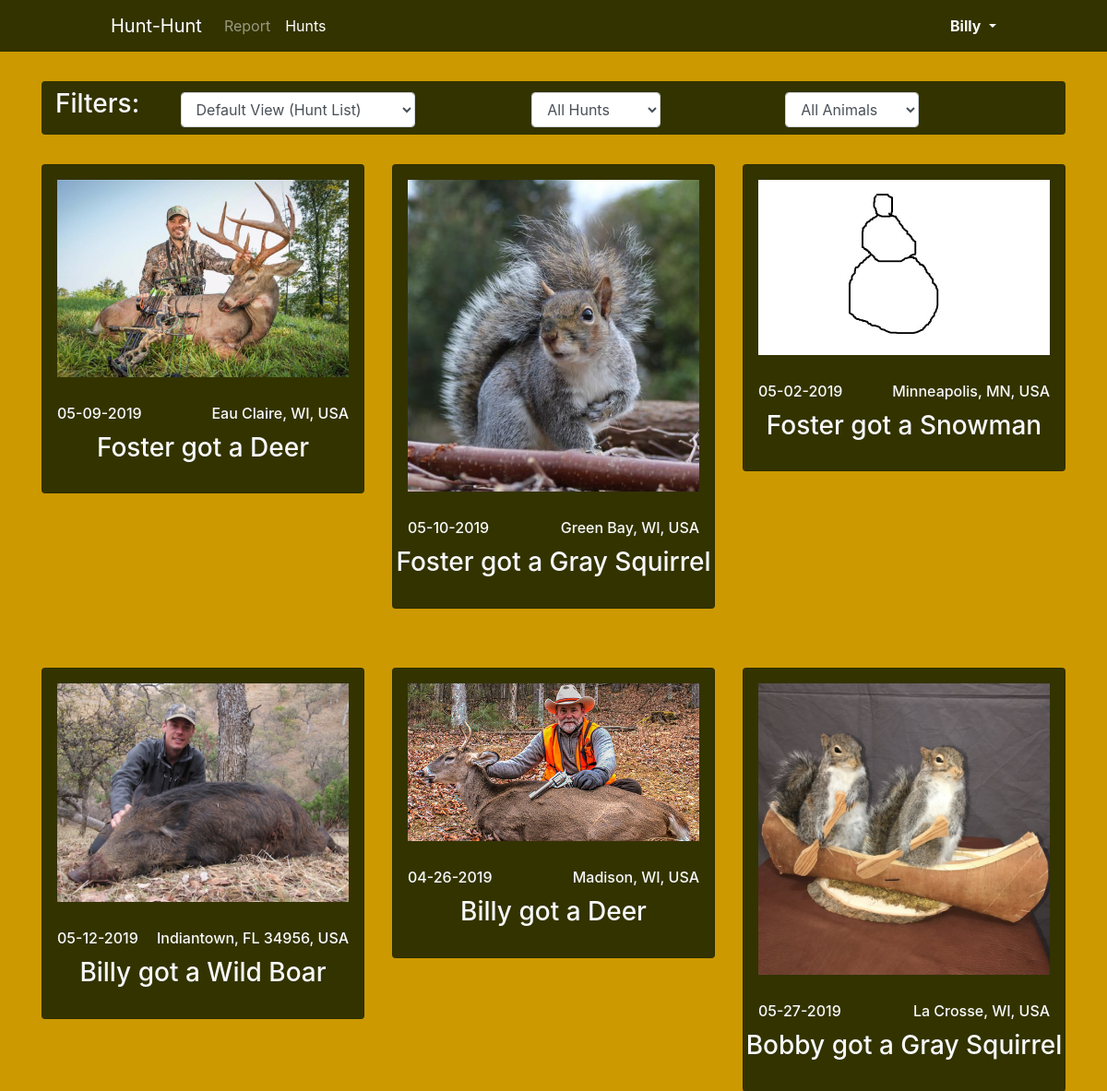
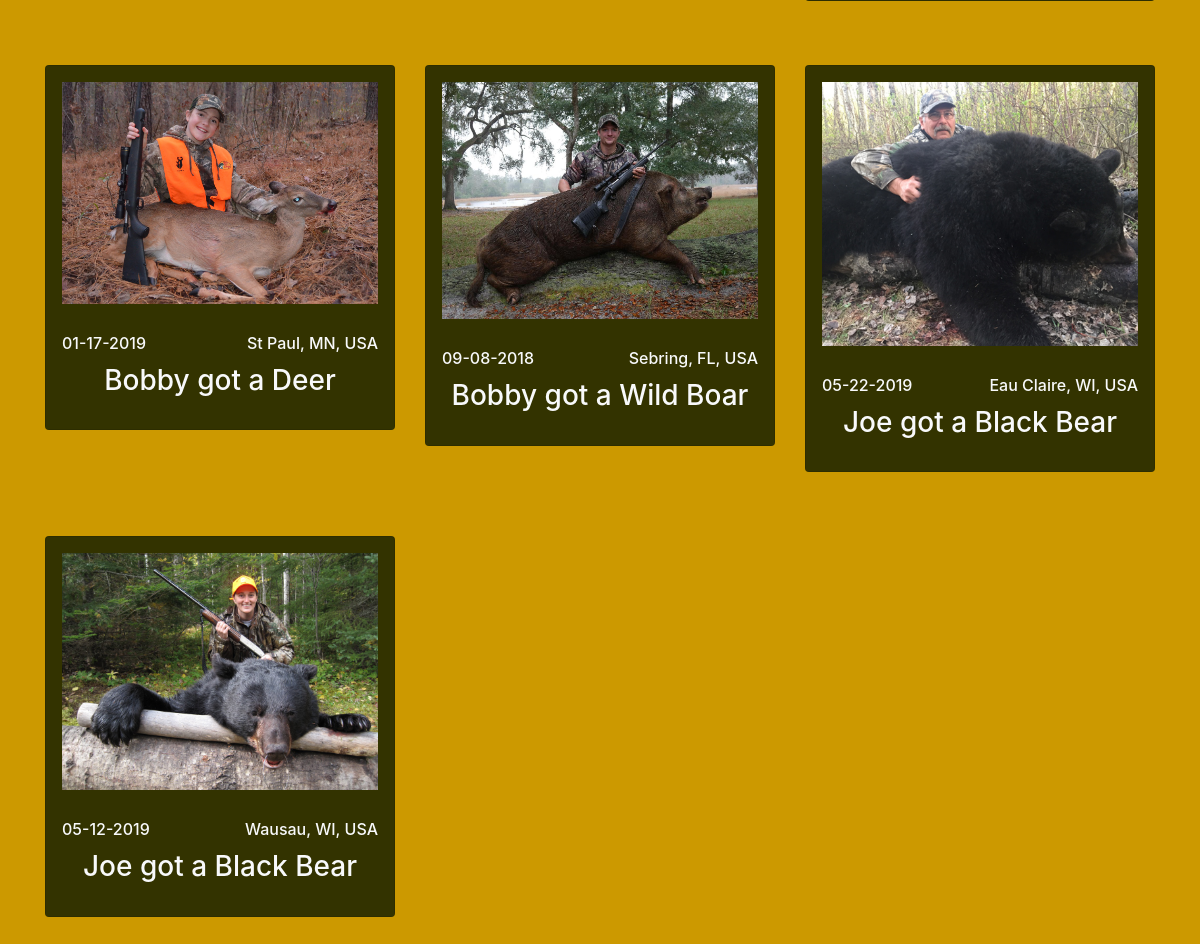
Page /hunts.php (signed in) on the committed database (2 pictures, top to bottom).
### tables this page shows
CREATE TABLE `hunts` (
  `hunt_id` int(11) NOT NULL,
  `huntDate` date NOT NULL,
  `isSuccess` varchar(10) NOT NULL,
  `animal_id` int(11) NOT NULL,
  `location_id` int(11) NOT NULL,
  `user_id` int(11) NOT NULL
);

CREATE TABLE `locations` (
  `location_id` int(11) NOT NULL,
  `locationName` varchar(64) NOT NULL,
  `longitude` double NOT NULL,
  `latitude` double NOT NULL
);

CREATE TABLE `users` (
  `user_id` int(11) NOT NULL,
  `username` varchar(64) NOT NULL,
  `password` varchar(256) NOT NULL
);

CREATE TABLE `animals` (
  `animal_id` int(11) NOT NULL,
  `animalName` varchar(64) NOT NULL
);

### hunts.php (the view, shortened to what this page needs)
<?php
  $database = new Connection();
  $conn = $database->openConnection();
  $view = "huntView";
  $huntSelector = "allHunts";
  $addSuccessesOnly = " WHERE hunts.isSuccess = 'true'";
  $addUserHuntsToQuery = "";
  $addAnimalToQuery = "";
  $query = 'SELECT * FROM  hunts
                      INNER JOIN animals ON hunts.animal_id = animals.animal_id
                        INNER JOIN users ON hunts.user_id = users.user_id
                          INNER JOIN locations ON hunts.location_id = locations.location_id' . $addUserHuntsToQuery . $addAnimalToQuery . $addSuccessesOnly . ';';
  $statement = $conn->prepare($query);
  $statement->execute();
  $hunt_tuples = $statement->fetchAll();
?>
<!DOCTYPE html>
<html>
  <head>
    <link rel="stylesheet" href="https://stackpath.bootstrapcdn.com/bootstrap/4.3.1/css/bootstrap.min.css">
    <link rel="stylesheet" type="text/css" href="hunt.css">
  </head>
  <body>
    <?php include 'nav.php' ?>
    <div class="container">
      <div class="pt-3">
          <form method="get">
            <div class="row rounded green pt-2 pb-2 mx-auto">
              <div class="col-1 text-light">
                <h3>Filters: </h3>
              </div>
              <div class="col col-sm-4 pt-1">
    						<select style="width: auto; margin: auto;" class="form-control" onchange="this.form.submit()" name="view">
    							<option value="huntView" <?php if($view == 'huntView') { echo " selected"; } ?>>Default View (Hunt List)</option>
    						</select>
              </div>
              <?php if(isset($_SESSION['username'])){?>
                <div class="col col-sm-3 pt-1">
                  <select style="width: auto; margin: auto;" class="form-control" onchange="this.form.submit()" name="huntSelector">
                    <option value="allHunts" <?php if($huntSelector == 'allHunts') { echo " selected"; } ?>>All Hunts</option>
                  </select>
                </div>
              <?php } ?>
              <div class="col col-sm-3 pt-1">
                <select style="width: auto; margin: auto;" class="form-control" onchange="this.form.submit()" name="animalSelector">
                  <option value="allAnimals">All Animals</option>
                </select>
              </div>
            </div>
					</form>
        </div>
      <?php if($view == 'huntView') { ?>
        <div class="row">
          <?php
            foreach ($hunt_tuples as $hunt) {
              if($hunt['isSuccess'] == 'true'){
                $dateToString = $hunt['huntDate'];
                $dateSplit = explode("-", $dateToString);
                $stringDate = $dateSplit[1] . '-' . $dateSplit[2] . '-' . $dateSplit[0];
    					    if(isset($_SESSION['username'])){$currentUserID = $_SESSION['user_id'];} ?>
    							<div class="col-12 col-sm-6 col-md-6 col-lg-5 col-xl-4 mt-3 pt-3 pb-3" id="hunt<?php echo $hunt['hunt_id']; ?>">
    								<div class="card mb-3 green">
    									<img src="images/hunt<?php echo $hunt['hunt_id']; ?>.jpg" class="d-block w-300 mx-auto m-3 rounded-more img-fluid pl-3 pr-3" alt="Picture of <?php echo $hunt['user_id']; ?>">
    									<div class="card-body pl-0 ml-0 pr-0 mr-0 text-light green ">
                        <h6 class="card-subtitle float-left pl-3"><?php echo $stringDate; ?></h6>
                        <h6 class="card-subtitle float-right pr-3"><?php echo $hunt['locationName']; ?></h6>
                        <h3 class="card-title mx-auto text-center"><?php echo $hunt['username'] . ' got a ' . $hunt['animalName']; ?></h3>
    									</div>
    								</div>
    							</div>
  				     <?php }
             }?>
  			</div>
      <?php } ?>
    </div>
  </body>
</html>

### hunt.css (style rules this page uses)
body { background-color: #CC9900; }
.green { background-color: #333300; }
.rounded-more { border-radius: 10px; }

### rows in the picture
hunts: shows a picture, huntDate "05-09-2019", location.locationName "Eau Claire, WI, USA", user.username "Foster", animal.animalName "Deer"
hunts: shows a picture, huntDate "05-10-2019", location.locationName "Green Bay, WI, USA", user.username "Foster", animal.animalName "Gray Squirrel"
hunts: shows a picture, huntDate "05-02-2019", location.locationName "Minneapolis, MN, USA", user.username "Foster", animal.animalName "Snowman"
hunts: shows a picture, huntDate "05-12-2019", location.locationName "Indiantown, FL 34956, USA", user.username "Billy", animal.animalName "Wild Boar"
hunts: shows a picture, huntDate "04-26-2019", location.locationName "Madison, WI, USA", user.username "Billy", animal.animalName "Deer"
hunts: shows a picture, huntDate "05-27-2019", location.locationName "La Crosse, WI, USA", user.username "Bobby", animal.animalName "Gray Squirrel"
hunts: shows a picture, huntDate "01-17-2019", location.locationName "St Paul, MN, USA", user.username "Bobby", animal.animalName "Deer"
hunts: shows a picture, huntDate "09-08-2018", location.locationName "Sebring, FL, USA", user.username "Bobby", animal.animalName "Wild Boar"
hunts: shows a picture, huntDate "05-22-2019", location.locationName "Eau Claire, WI, USA", user.username "Joe", animal.animalName "Black Bear"
hunts: shows a picture, huntDate "05-12-2019", location.locationName "Wausau, WI, USA", user.username "Joe", animal.animalName "Black Bear"

### other values in the picture
$_SESSION['username'] "Billy"
